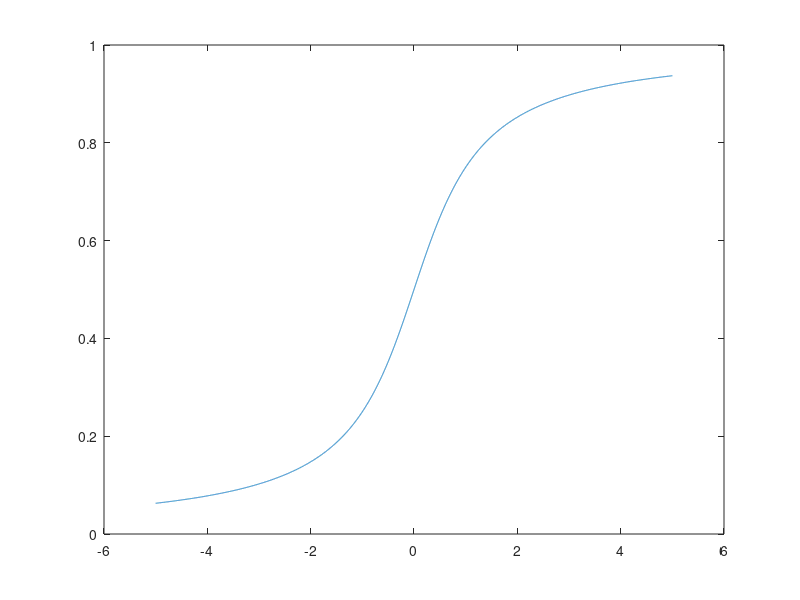

The MATLAB script that drew this image:
x_0=0;
gamma=1;
Cauchy=[];
for x=-5:.001:5
   Cauchy(end+1)=(1/pi) * atan((x-x_0)/gamma) + 1/2; 
end

x=-5:.001:5;
plot(x,Cauchy)